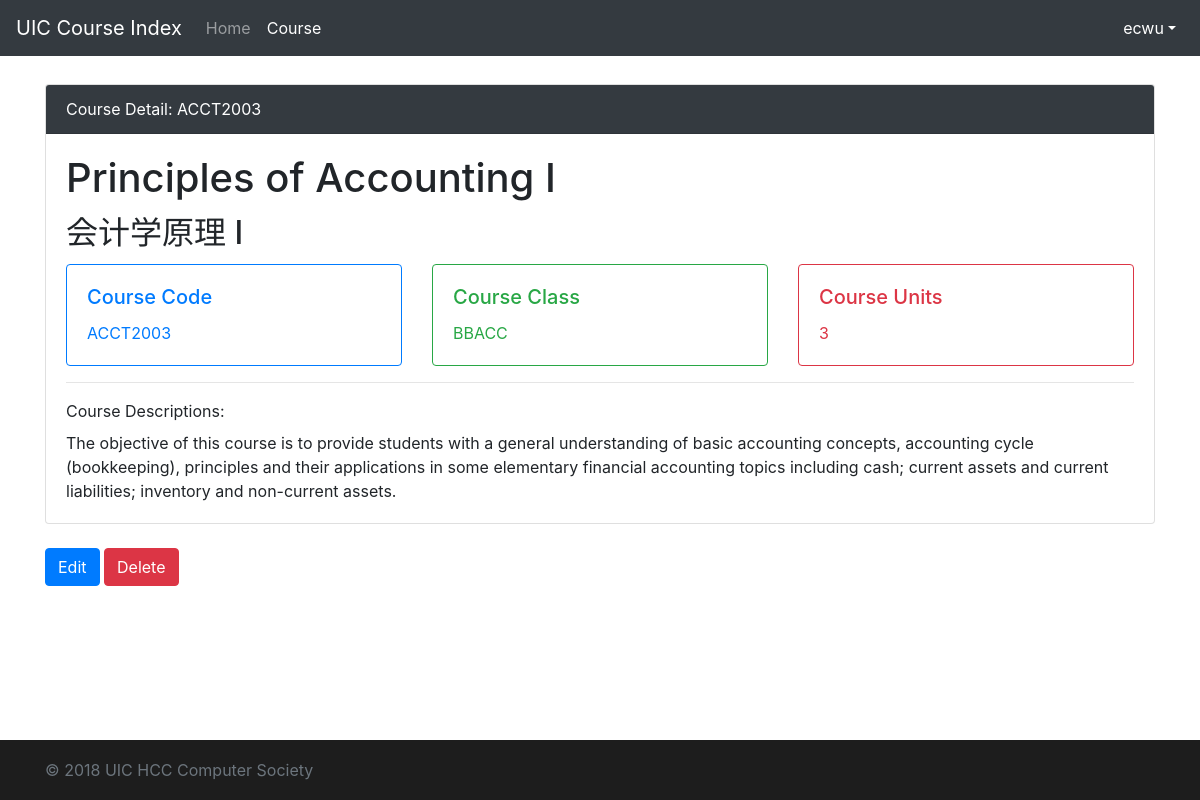
The page /course/1/ (signed in) on the database its author committed.
### course/models.py (models this page shows, shortened)
class Course(models.Model):
    course_name_en = models.TextField(null=True)
    course_name_cn = models.TextField(null=True)
    course_code = models.CharField(max_length=32, default='EMPTY_COURSE_CODE')
    course_units = models.IntegerField()
    course_class = models.CharField(max_length=32, default='DEFAULT_CLASS')
    course_descriptions = models.TextField(null=True)

### course/views.py (the view)
# urls.py: path('course/<int:course_id>/', views.course_detail, name='course_detail'),
def course_detail(request, course_id):
    if not request.user.is_authenticated:
        messages.add_message(request, messages.ERROR, 'Login required.')
        return redirect('/')
    else:
        userdata = request.user
        course_solo = models.Course.objects.get(pk=course_id)
        return render(request, 'course/detail.html', {'userdata': userdata, 'coursedata': course_solo})

### course/templates/course/detail.html (shortened to what this page needs)
<!doctype html>
<html lang="en">
  <head>
    <link href="https://cdn.bootcss.com/bootstrap/4.0.0/css/bootstrap.min.css" rel="stylesheet">
    {% load static %}
    <link href="{% static "course/css/login_page.css" %}" rel="stylesheet">
</head>
  <body>
    <header>
      <nav class="navbar navbar-expand-md navbar-dark fixed-top bg-dark">
        <a class="navbar-brand" href="{% url 'home_page' %}">UIC Course Index</a>
        <div class="collapse navbar-collapse" id="navbarCollapse">
          <ul class="navbar-nav mr-auto">
            <li class="nav-item">
              <a class="nav-link" href="{% url 'home_page' %}">Home</a>
            </li>
            <li class="nav-item active">
              <a class="nav-link" href="{% url 'course_list' %}">Course <span class="sr-only">(current)</span></a>
            </li>
          </ul>
          <ul class="navbar-nav ml-auto">
                <li class="nav-item dropdown show">
                    <a class="nav-link dropdown-toggle" href="#" id="dropdown01" data-toggle="dropdown" aria-haspopup="true" aria-expanded="true">{{ userdata.username }}</a>
                </li>
            </ul>
        </div>
      </nav>
    </header>
    <main role="main" class="container">
        <br>
    <div class="card">
      <div class="card-header text-white bg-dark">Course Detail: {{ coursedata.course_code | upper }}</div>
      <div class="card-body">
        <h1 class="card-title">{{ coursedata.course_name_en }}</h1>
        <h2 class="card-title">{{ coursedata.course_name_cn }}</h2>
          <div class="row">
              <div class="col">
              <div class="card border-primary">
                <div class="card-body text-primary">
                  <h5 class="card-title">Course Code</h5>
                  <p class="card-text">{{ coursedata.course_code | upper }}</p>
                </div>
              </div>
              </div>
              <div class="col">
              <div class="card border-success">
                <div class="card-body text-success">
                  <h5 class="card-title">Course Class</h5>
                  <p class="card-text">{{ coursedata.course_class | upper }}</p>
                </div>
              </div>
              </div>
              <div class="col">
              <div class="card border-danger">
                <div class="card-body text-danger">
                  <h5 class="card-title">Course Units</h5>
                  <p class="card-text">{{ coursedata.course_units }}</p>
                </div>
              </div>
              </div>
          </div>
          <hr>
          <label>Course Descriptions:</label>
          <p class="card-text">{{ coursedata.course_descriptions }}</p>
    </div>
    </div>
        <br>
        {% if userdata.groups.all.0.name == "course_master" %}
            <a href="{% url 'course_detail_edit' coursedata.id %}" class="btn btn-primary">Edit</a> <a href="javascript:AlertIt();" class="btn btn-danger">Delete</a>
        {% endif %}
    </main>
    <footer class="footer">
      <div class="container">
        <span class="text-muted">&copy; 2018 UIC HCC Computer Society</span>
      </div>
    </footer>
    {% load static %}
  </body>
</html>

### course/static/course/css/login_page.css (style rules this page uses)
html { position: relative; min-height: 100%; }
body { margin-bottom: 60px; font-family: -apple-system, BlinkMacSystemFont, "Segoe UI", "Droid Sans", "Helvetica Neue", "PingFang SC", "Hiragino Sans GB", "Droid Sans Fallback", "Microsoft YaHei", sans-serif; }
.footer { position: absolute; bottom: 0; width: 100%; height: 60px; line-height: 60px; background-color: #1d1d1d; }
body > .container { padding: 60px 15px 0; }
.footer > .container { padding-right: 15px; padding-left: 15px; }

### rows shown on the page
Course: course_code "ACCT2003", course_name_en "Principles of Accounting I", course_name_cn "会计学原理 I", course_class "BBACC", course_units "3", course_descriptions "The objective of this course is to provide students with a general understanding of basic accounting concepts, accounting cycle (bookkeeping), principles and their applications in some elementary financial accounting topics including cash; current assets and current liabilities; inventory and non-current assets."

### other values the page prints
{{ userdata.username }} "ecwu"
